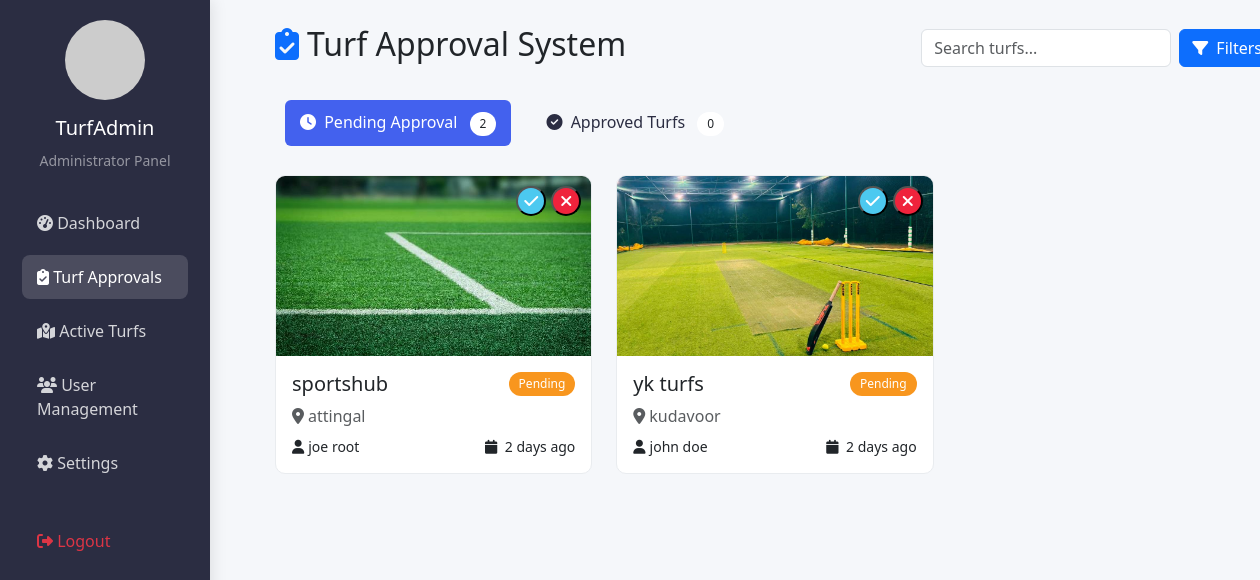
The page /admin_turfmanagement/ (signed in) on the database as committed earlier.
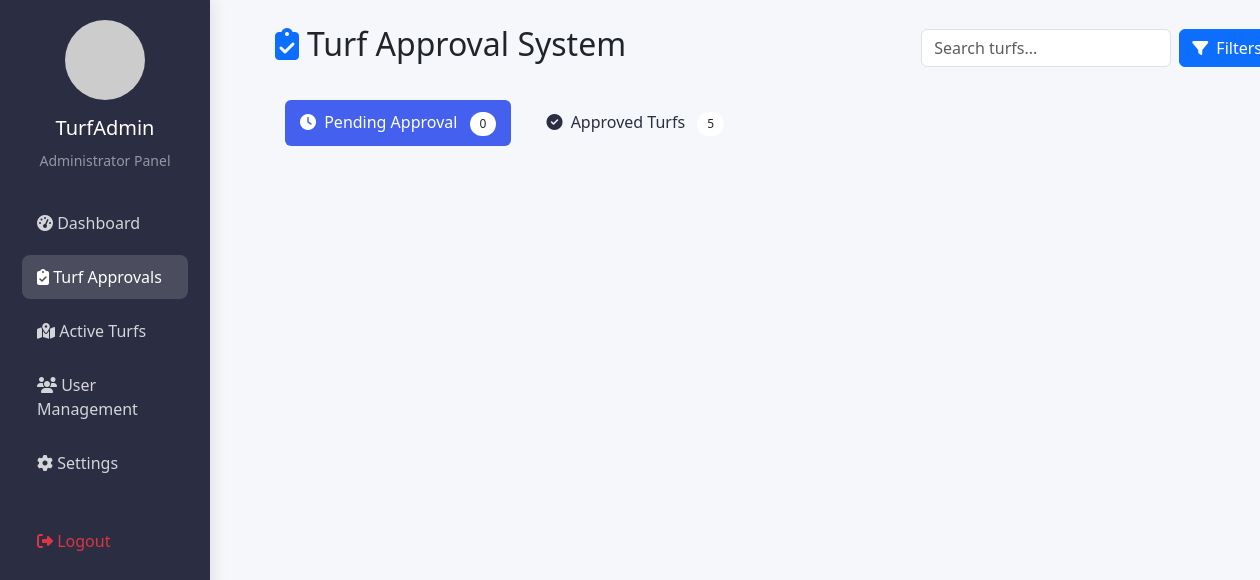
The same page on the database as committed later.
### Turfapp/models.py (models this page shows, shortened)
class Turf_details(models.Model):
    owner = models.ForeignKey(CustomUser, on_delete=models.CASCADE, related_name='turf')
    name = models.CharField(max_length=20)
    location = models.CharField(max_length=50)
    price = models.CharField(max_length=5)
    opening_time = models.TimeField(null=True, blank=True)
    closing_time = models.TimeField(null=True, blank=True)
    sport_types = models.ManyToManyField(SportType, related_name='turf')
    image = models.ImageField(upload_to='turf_images/', null=True, blank=True)
    length = models.FloatField(null=True, blank=True)
    width = models.FloatField(null=True, blank=True)
    has_floodlight = models.BooleanField(default=False)
    has_drinking_water = models.BooleanField(default=False)
    is_approved = models.BooleanField(default=False)
    PLAYER_CAPACITY_CHOICES = [
        ('5', "5's"),
        ('7', "7's"),
        ('11', "11's"),
    ]
    player_capacity = models.CharField(
        max_length=2,
        choices=PLAYER_CAPACITY_CHOICES,
        null=True,
        blank=True
    )
    extra_features = models.TextField(
        null=True,
        blank=True,
        help_text="Any other features not listed above"
    )
    STATUS_CHOICES =[('enabled','Enabled'),('disabled','Disabled')]
    status = models.CharField(max_length=10,choices=STATUS_CHOICES,default='enabled')

class CustomUser(AbstractBaseUser,PermissionsMixin):
    phone = models.CharField(max_length=10,unique=True)
    profile_pic = models.ImageField(upload_to='profile_images/', null=True, blank=True)
    first_name = models.CharField(max_length=15)
    last_name = models.CharField(max_length=15)
    role = models.CharField(max_length=10, choices=[('player', 'Player'), ('owner', 'Owner'), ('admin', 'admin')],default='player')
    email = models.EmailField(unique=True)
    is_active = models.BooleanField(default=True)
    is_staff = models.BooleanField(default=False)
    is_blocked = models.BooleanField(default=False)
    USERNAME_FIELD = "email"
    REQUIRED_FIELDS = ["phone", "first_name", "last_name"]
    objects = UserManager()

### Turfapp/views.py (the view)
# urls.py: path("admin_turfmanagement/",views.admin_turfmanagement,name='admin_turfmanagement'),
@login_required
def admin_turfmanagement(request):
    pending_turfs = Turf_details.objects.filter(is_approved=False)
    approved_turfs = Turf_details.objects.filter(is_approved=True)
    return render(request,"admin_turfmanagement.html",{'pending_turfs':pending_turfs,'approved_turfs':approved_turfs})

### Turfapp/templates/admin_turfmanagement.html (shortened to what the changed rows need)
<!DOCTYPE html>
<html lang="en">
<head>
    <link href="https://cdn.jsdelivr.net/npm/bootstrap@5.3.0/dist/css/bootstrap.min.css" rel="stylesheet">
    <link rel="stylesheet" href="https://cdnjs.cloudflare.com/ajax/libs/font-awesome/6.4.0/css/all.min.css">
</head>
<body>
    <div class="container-fluid">
        <div class="row">
            <div class="col-lg-10 col-md-9 main-content">
                <div class="d-flex justify-content-between align-items-center mb-4">
                    <h2><i class="fas fa-clipboard-check text-primary me-2"></i>Turf Approval System</h2>
                </div>
                <ul class="nav nav-pills mb-4" id="approvalTabs" role="tablist">
                    <li class="nav-item" role="presentation">
                        <button class="nav-link active" id="pending-tab" data-bs-toggle="pill" data-bs-target="#pending" type="button" role="tab">
                            <i class="fas fa-clock me-1"></i> Pending Approval
                            <span class="badge bg-white text-dark ms-2" id="pending-count">{{pending_turfs.count}}</span>
                        </button>
                    </li>
                    <li class="nav-item" role="presentation">
                        <button class="nav-link" id="approved-tab" data-bs-toggle="pill" data-bs-target="#approved" type="button" role="tab">
                            <i class="fas fa-check-circle me-1"></i> Approved Turfs
                            <span class="badge bg-white text-dark ms-2" id="approved-count">{{approved_turfs.count}}</span>
                        </button>
                    </li>
                </ul>
                <div class="tab-content" id="approvalTabsContent">
                    <div class="tab-pane fade show active" id="pending" role="tabpanel">
                        <div class="row" id="pending-turfs">
                            {% for turf in pending_turfs %}
                            <div class="col-md-4 mb-4" id="turf-1">
                                <div class="turf-card">
                                    <div class="position-relative">
                                        <img src="{{ turf.image.url }}" class="turf-img" alt="Turf Image">
                                        <div class="turf-actions">
                                            <form method="post" action="{% url 'approved' turf.id %}"
                                                style="display: inline;">
                                                <button type="submit" class="action-btn approve-btn"
                                                    title="Confirm">
                                                    <i class="fas fa-check"></i>
                                                </button>
                                            </form>
                                            <form method="post" action="{% url 'disapproved' turf.id %}"
                                                style="display: inline;">
                                                <button type="submit" class="action-btn reject-btn"
                                                    title="Confirm">
                                                    <i class="fas fa-times"></i>
                                                </button>
                                            </form>
                                        </div>
                                    </div>
                                    <div class="p-3">
                                        <div class="d-flex justify-content-between align-items-start mb-2">
                                            <h5 class="mb-0">{{turf.name}}</h5>
                                            <span class="badge badge-pending">Pending</span>
                                        </div>
                                        <p class="text-muted mb-2"><i class="fas fa-map-marker-alt me-1"></i>{{turf.location}}</p>
                                        <div class="d-flex justify-content-between">
                                            <small><i class="fas fa-user me-1"></i>{{turf.owner.first_name}} {{turf.owner.last_name}}</small>
                                            <small><i class="fas fa-calendar me-1"></i> 2 days ago</small>
                                        </div>
                                    </div>
                                </div>
                            </div>
                            {% endfor %}
                        </div>
                    </div>
                </div>
            </div>
        </div>
    </div>
</body>
</html>

Rows that differ between the two databases and show on the page:
no longer on this page (row edited): Turf_details: image (picture), name "sportshub", location "attingal", owner.first_name "joe", owner.last_name "root"
no longer on this page (row edited): Turf_details: image (picture), name "yk turfs", location "kudavoor", owner.first_name "john", owner.last_name "doe"
Other text that changed with them:
{{ pending_turfs.count }}: "2" → "0"
{{ approved_turfs.count }}: "0" → "5"
